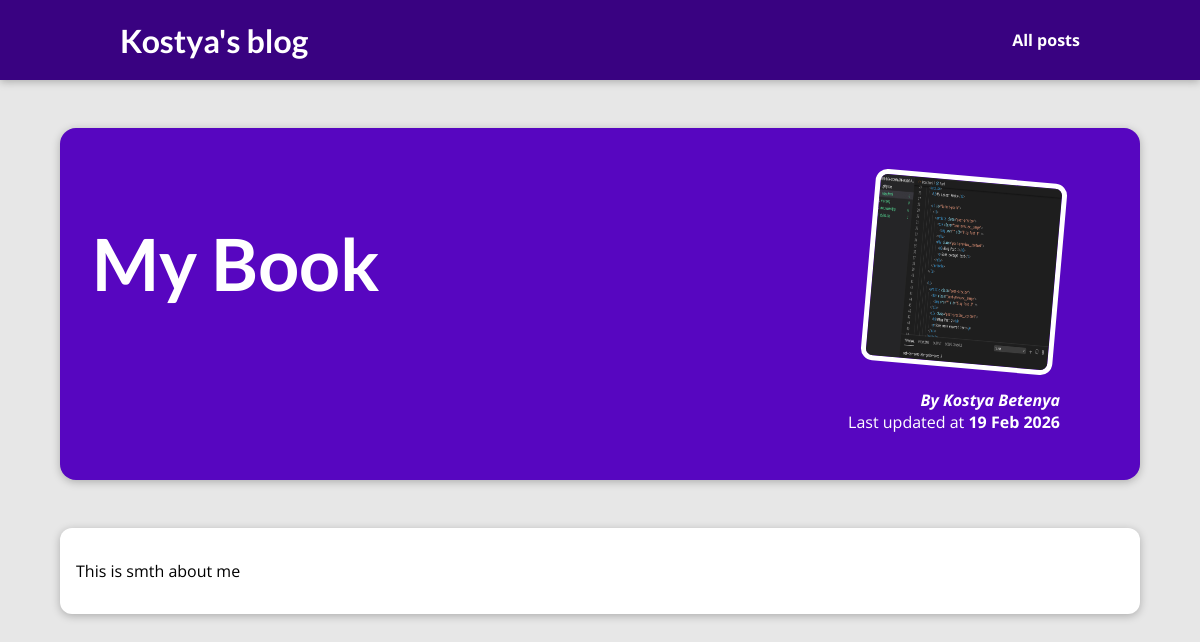
The app's page /posts/my-book with its own data.
### blog/models.py (models this page shows, shortened)
class Post(models.Model):
    title = models.CharField(max_length=50)
    excerpt = models.CharField(max_length=100)
    image = models.CharField(max_length=30)
    date = models.DateField(default=datetime.date.today)
    slug = models.SlugField()
    content = models.TextField()
    author = models.ForeignKey(Author, on_delete=models.SET_NULL, null=True, related_name='posts')
    tags = models.ManyToManyField('Tag', blank=True, related_name='posts')
    class Meta:
        verbose_name_plural = 'Posts'

class Author(models.Model):
    first_name = models.CharField(max_length=128)
    last_name = models.CharField(max_length=128)
    email = models.EmailField()
    def __str__(self):
        return f'{self.first_name} {self.last_name}'
    class Meta:
        verbose_name_plural = 'Authors'

### blog/views.py (the view)
# urls.py: path('posts/<slug:slug>', views.post, name='post')
def post(request, slug):
    try:
        post_details = get_object_or_404(Post, slug=slug)
        return render(request, 'blog/post-info.html', {
            'post': post_details,
            'tags': post_details.tags.all(),
        })
    except:
        raise Http404()

### blog/templates/blog/post-info.html (shortened to what this page needs)
{% extends "base.html" %}
{% load static %}
{% block css %}
    <link rel="stylesheet" href="{% static 'blog/post-detail.css' %}" />
{% endblock %}
{% block content %}
    {% include "blog/includes/header.html" %}
    <section id="summary">
        <h2>{{ post.title }}</h2>
        <article>
            <img src="{% static 'blog/images/'|add:post.image %}" alt={{ post.title }} />
            <address>By <a href="mailto:{{ post.author.email }}">{{ post.author }}</a></address>
            <div>
                Last updated at <time>{{ post.date|date:'d M Y' }}</time>
            </div>
        </article>
    </section>
    <main>
        {{ post.content|linebreaks }}
    </main>
{% endblock %}

### static/base.css (style rules this page uses)
* { box-sizing: border-box; }
html { font-family: 'Open Sans', 'Lato', sans-serif; }
body { margin: 0; }
h1, h2, h3 { font-family: 'Lato', sans-serif; font-weight: bold; }

### blog/static/blog/post-detail.css (style rules this page uses)
body { background-color: #e7e7e7; }
#summary { margin: 8rem auto 3rem auto; padding: 2rem; width: 90%; max-width: 90rem; border-radius: 16px; background-color: #5706c0; position: relative; box-shadow: 0 2px 8px rgba(0, 0, 0, 0.25); height: 22rem; }
#summary h2 { color: white; font-size: 4.5rem; }
#summary article { position: absolute; top: 2rem; right: 3rem; padding: 1rem 2rem; border-radius: 12px; text-align: right; color: white; }
#summary article img { width: 12rem; height: 12rem; border-radius: 12px; transform: rotateZ(5deg); border: 5px solid white; margin-bottom: 1rem; }
#summary a { text-decoration: none; color: white; }
#summary address { font-weight: bold; }
#summary time { font-weight: bold; }
main { width: 90%; max-width: 90rem; margin: 3rem auto; background-color: white; padding: 1rem; border-radius: 12px; box-shadow: 0 2px 8px rgba(0, 0, 0, 0.25); }

### records on screen
Post: title "My Book", image (picture), author "Kostya Betenya", date "19 Feb 2026", content "This is smth about me"
